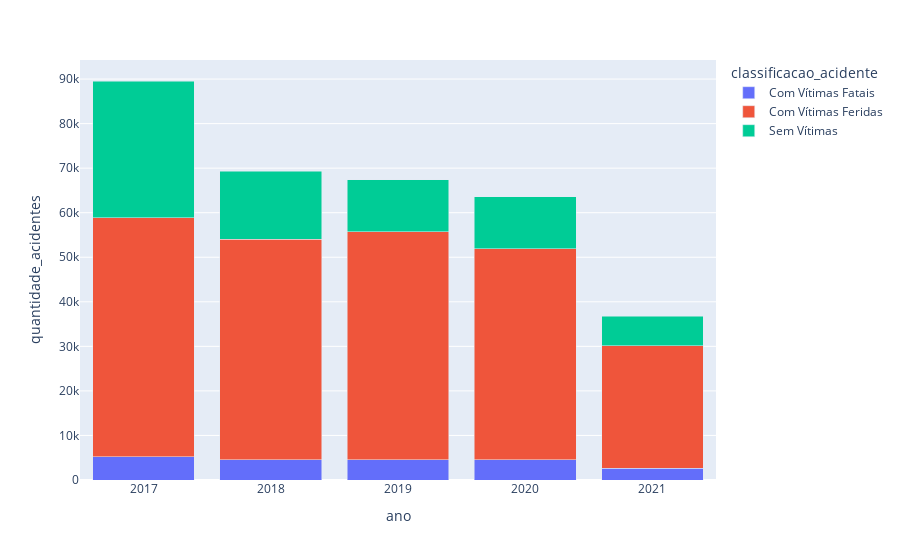

This figure's notebook cell:
### Code cell
fig = px.bar(acidentes_por_ano, x="ano", y="quantidade_acidentes", color="classificacao_acidente",
             barmode = 'stack')
 
fig.show()

### Figure 1 — Plotly figure (JSON) as saved in the notebook; plotly's stock layout.template omitted (floating-point values rounded to 4 significant figures)
{"data": [{"alignmentgroup": "True", "hovertemplate": "classificacao_acidente=Com Vítimas Fatais<br>ano=%{x}<br>quantidade_acidentes=%{y}<extra></extra>", "legendgroup": "Com Vítimas Fatais", "marker": {"color": "#636efa", "pattern": {"shape": ""}}, "name": "Com Vítimas Fatais", "offsetgroup": "Com Vítimas Fatais", "orientation": "v", "showlegend": true, "textposition": "auto", "type": "bar", "x": ["2017", "2018", "2019", "2020", "2021"], "xaxis": "x", "y": [5183, 4505, 4592, 4523, 2638], "yaxis": "y"}, {"alignmentgroup": "True", "hovertemplate": "classificacao_acidente=Com Vítimas Feridas<br>ano=%{x}<br>quantidade_acidentes=%{y}<extra></extra>", "legendgroup": "Com Vítimas Feridas", "marker": {"color": "#EF553B", "pattern": {"shape": ""}}, "name": "Com Vítimas Feridas", "offsetgroup": "Com Vítimas Feridas", "orientation": "v", "showlegend": true, "textposition": "auto", "type": "bar", "x": ["2017", "2018", "2019", "2020", "2021"], "xaxis": "x", "y": [53699, 49543, 51183, 47432, 27447], "yaxis": "y"}, {"alignmentgroup": "True", "hovertemplate": "classificacao_acidente=Sem Vítimas<br>ano=%{x}<br>quantidade_acidentes=%{y}<extra></extra>", "legendgroup": "Sem Vítimas", "marker": {"color": "#00cc96", "pattern": {"shape": ""}}, "name": "Sem Vítimas", "offsetgroup": "Sem Vítimas", "orientation": "v", "showlegend": true, "textposition": "auto", "type": "bar", "x": ["2017", "2018", "2019", "2020", "2021"], "xaxis": "x", "y": [30681, 15247, 11671, 11593, 6618], "yaxis": "y"}], "layout": {"barmode": "stack", "legend": {"title": {"text": "classificacao_acidente"}, "tracegroupgap": 0}, "margin": {"t": 60}, "xaxis": {"anchor": "y", "domain": [0, 1], "title": {"text": "ano"}}, "yaxis": {"anchor": "x", "domain": [0, 1], "title": {"text": "quantidade_acidentes"}}}}
